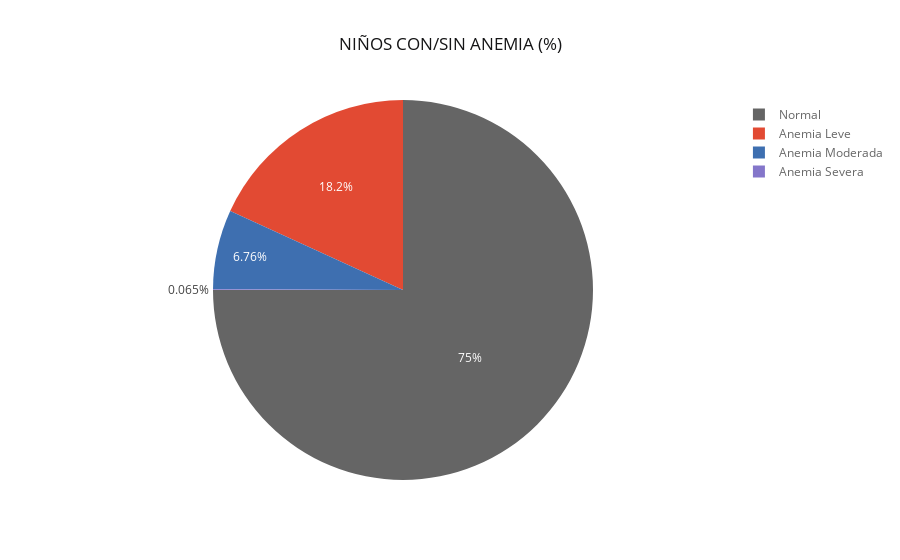

Notebook code cell kept with this figure:
### Code cell
# plotting
fd.iplot(kind='pie', labels='Dx_Anemia',
                         values='Cantidad_Niños',
                         title='NIÑOS CON/SIN ANEMIA (%)')

### Figure 1 — Plotly figure (JSON) as saved in the notebook; plotly's stock layout.template omitted (floating-point values rounded to 4 significant figures)
{"data": [{"labels": ["Anemia Leve", "Anemia Moderada", "Anemia Severa", "Normal"], "marker": {"colors": ["rgba(226, 74, 51, 1.0)", "rgba(62, 111, 176, 1.0)", "rgba(132, 118, 202, 1.0)", "rgba(101, 101, 101, 1.0)"]}, "name": "", "type": "pie", "values": [25143, 9351, 90, 103785]}], "layout": {"legend": {"bgcolor": "#FFFFFF", "font": {"color": "#666666"}}, "paper_bgcolor": "#FFFFFF", "plot_bgcolor": "#E5E5E5", "title": "NIÑOS CON/SIN ANEMIA (%)", "titlefont": {"color": "#151516"}}}
